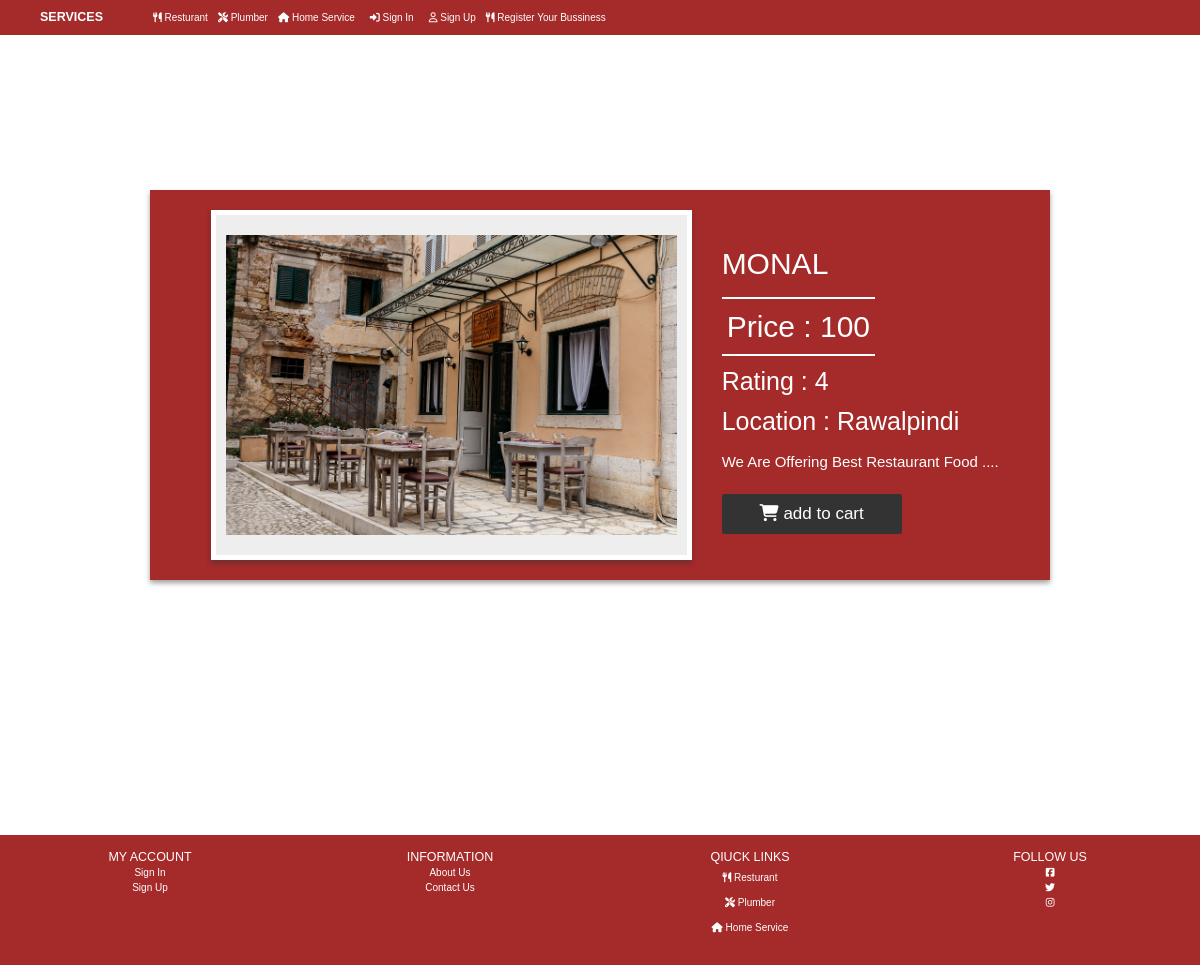
The app's page /Quickview8 with its own data.
### serviceapp/models.py (models this page shows)
class bussiness(models.Model):
    CHOICES = (
        ('RESTURANT', 'Resturant'),
        ('PLUMBER', 'Plumber'),
        ('HOMESERVICE', 'Home Service'),
    )
    name = models.CharField(max_length=30)
    price = models.IntegerField()
    rating = models.IntegerField()
    location = models.CharField(max_length=30)
    description = models.TextField(blank=True, null=True)
    img = models.ImageField(upload_to='pics')
    category = models.CharField(
        max_length=15,
        choices=CHOICES
        )

### serviceapp/views.py (the view)
# urls.py: path('Quickview<int:myid>', views.quick , name='quickview')
def quick (request , myid):
    va = bussiness.objects.filter(id=myid)
    return render(request, 'quick.html',{'product':va[0]})

### templates/quick.html (shortened to what this page needs)
{% extends 'base.html' %}
{% load static %}
{% block css %}
<link rel="stylesheet" href="{% static 'css/quick.css' %}">
{% endblock %}
{% block content%}
<div class="box-container">
    <div class="box">
        <div class="image-container">
            <div class="big-image">
                <img src="{{product.img.url}}" alt="">
            </div>
        </div>
        <div class="content">
            <h3 class="title">{{product.name}}</h3>
            <div class="price"> Price : {{product.price}}</div><br>
            <h1 style="margin-top: 10px;"> Rating : {{product.rating}}</h1>
            <h1 style="margin-top: 10px;"> Location : {{product.location}}</h1>
            <p> {{product.description}}</p>
            <button class="btn add-to-cart" id="{{product.id}}"><i class="fas fa-shopping-cart"></i> add to cart</button>
        </div>
    </div>
</div>
{% endblock %}

### static/css/quick.css (style rules this page uses)
* { margin: 0%; padding: 0%; box-sizing: border-box; text-decoration: none; outline: none; text-transform: capitalize; transition: all .2s linear; font-family: Arial, Helvetica, sans-serif; color: white; }
html { font-size: 62.5%; }
.box-container { min-height: 100vh; display: flex; align-items: center; justify-content: center; padding-bottom: 100px; background: white; }
.box-container .box { display: flex; align-items: center; justify-content: center; background:brown; width: 90rem; padding:1rem; margin:2rem; box-shadow: 0 .3rem .5rem #3337; }
.box-container .box .image-container { text-align: center; padding:1rem 2rem; }
.box-container .box .image-container .big-image { box-shadow: 0 .3rem .5rem #3337; border:.5rem solid #fff; padding:2rem 1rem; background: #eee; }
.box-container .box .image-container .big-image img { height:30rem; }
.box-container .box .content { padding:1rem; }
.box-container .box .content .title { font-size: 3rem; color:white; padding: 1rem 0; text-transform: uppercase; }
.box-container .box .content .price { color:white; border-top: .2rem solid white; border-bottom: .2rem solid white; font-size: 3rem; padding: .5rem; display: inline-block; }
.box-container .box .content p { padding:1rem 0; font-size: 1.5rem; color:white; }
.box-container .box .content .btn { height: 4rem; width: 18rem; background:#333; color:#fff; margin-right: 1rem; border:none; cursor: pointer; font-size: 1.7rem; }

### records on screen
bussiness: img (picture), name "MONAL", price "100", rating "4", location "Rawalpindi", description "We Are Offering Best Restaurant Food ...."
